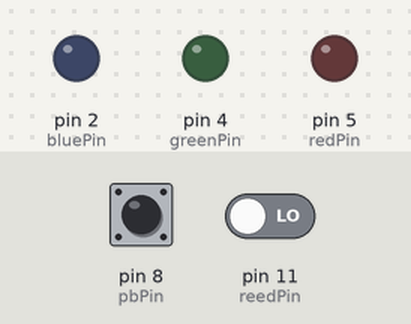
The sketch below on a simulated Arduino Uno, built with avr-gcc and run on an emulated ATmega328P. On the bench: output pins drawn as LEDs (lit = HIGH). Dashed ring = blinking. The inputs (shaded band) are chosen by the test bench; at power-on: pin 8 (pbPin) HIGH, pin 11 (reedPin) LOW.

Above: at 1.2 s.
1.3 s: pin 8 (pbPin) pulled LOW for 0.15 s
At 1.55 s:
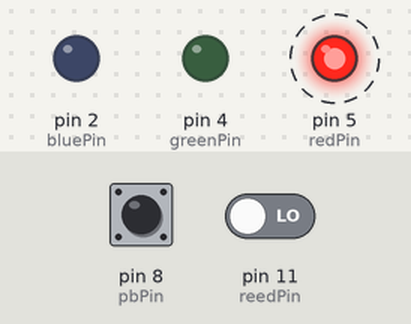
4.3 s: pin 8 (pbPin) pulled LOW for 3.2 s
At 6.75 s:
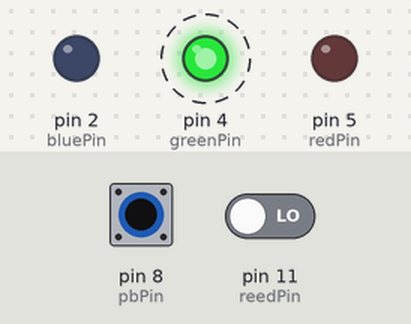
9.0 s: pin 11 (reedPin) driven HIGH
At 9.25 s:
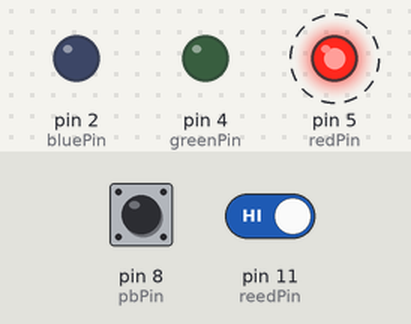
12.0 s: pin 11 (reedPin) driven LOW
At 12.0 s:
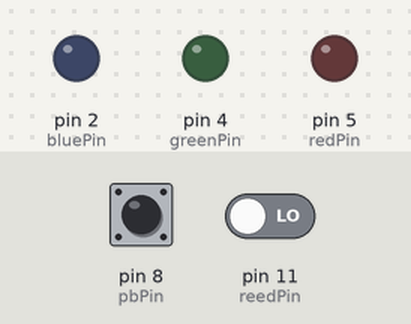
Timing chart, 0 to 14.5 s (numbered marks = the images above; inputs shaded):
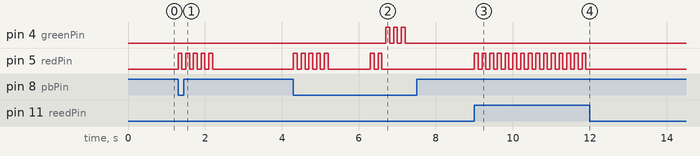

The sketch:

Lab_1_Actual.ino
```cpp
// Spencer Wondolowski
// Computer Organization Lab 1 Actually (Fall 2022)
// 9/20/2022
//
// Student ID number : 00704838
// Student ID in Morse -----|-----|--...|-----|....-|---..|...--|---..
//
// Dash = red
// Dot = green
//
// ------Parts------
//    Push Button
//    Tilt sensor
//    Reed Switch
//    Arduino Uno
//    Sensor Shield

int greenPin = 4;
int redPin = 5;
int bluePin = 2;

int pbPin = 8;

int reedPin = 11;

int press_num = 0;

int reed;
int press;

void setup() {
  pinMode(greenPin, OUTPUT);  // Green LED
  pinMode(redPin, OUTPUT);    // Red LED
  pinMode(bluePin, OUTPUT);   // Blue LED

  pinMode(pbPin, INPUT_PULLUP);

  pinMode(reedPin, INPUT);
}

// Code for the turning on and off of the led per color ----------------------------------------------------

void red(){
  digitalWrite(redPin, HIGH);
  digitalWrite(bluePin, LOW);
  digitalWrite(greenPin, LOW);
  delay(100);
  digitalWrite(redPin, LOW);
  digitalWrite(bluePin, LOW);
  digitalWrite(greenPin, LOW);
  delay(100);
}

void green(){
  digitalWrite(redPin, LOW);
  digitalWrite(bluePin, LOW);
  digitalWrite(greenPin, HIGH);
  delay(100);
  digitalWrite(redPin, LOW);
  digitalWrite(bluePin, LOW);
  digitalWrite(greenPin, LOW);
  delay(100);
}

void blue(){
  digitalWrite(redPin, LOW);
  digitalWrite(bluePin, HIGH);
  digitalWrite(greenPin, LOW);
  delay(1000);
}

// Variable for the morse code value per digit -----------------------------

void zero(){
  red();
  red();
  red();
  red();
  red();
  delay(1000);
}
void one(){
  green();
  red();
  red();
  red();
  red();
  delay(1000);
}
void two(){
  green();
  green();
  red();
  red();
  red();
  delay(1000);
}
void three(){
  green();
  green();
  green();
  red();
  red();
  delay(1000);
}
void four(){
  green();
  green();
  green();
  green();
  red();
  delay(1000);
}
void five(){
  green();
  green();
  green();
  green();
  green();
  delay(1000);
}
void six(){
  red();
  green();
  green();
  green();
  green();
  delay(1000);
}
void seven(){
  red();
  red();
  green();
  green();
  green();
  delay(1000);
}
void eight(){
  red();
  red();
  red();
  green();
  green();
  delay(1000);
}
void nine(){
  red();
  red();
  red();
  red();
  green();
  delay(1000);
}

void loop() {

  press = digitalRead(pbPin);
  reed = digitalRead(reedPin);

  if (press == LOW) {
    if (press_num == 0){
      zero();
      press_num += 1;
    }
    else if (press_num == 1){
      zero();
      press_num += 1;
    }
    else if (press_num == 2){
      seven();
      press_num += 1;
    }
    else if (press_num == 3){
      zero();
      press_num += 1;
    }
    else if (press_num == 4){
      four();
      press_num += 1;
    }
    else if (press_num == 5){
      eight();
      press_num += 1;
    }
    else if (press_num == 6){
      three();
      press_num += 1;
    }
    else if (press_num == 7){
      eight();
      press_num += 1;
    }
    else if (press_num == 8){
      red();
      green();
      blue();
    }

  }

  if(reed == HIGH){
    press_num = 0;
    red();
  }

}
```

Measured:
- after the input at 1.3 s, pin 5 (redPin): alternates HIGH for 0.10 s and LOW for 0.10 s, 10 changes in all, then stays LOW, starting at once
- after the input at 4.3 s, pin 4 (greenPin): alternates HIGH for 0.10 s and LOW for 0.10 s, 6 changes in all, then stays LOW, starting after 2.4 s; pin 5 (redPin): goes 4 × (HIGH 0.10 s, LOW 0.10 s), HIGH 0.10 s, LOW 1.1 s, HIGH 0.10 s, LOW 0.10 s, HIGH 0.10 s, then LOW, starting at once
- after the input at 9.0 s, pin 5 (redPin): alternates HIGH for 0.10 s and LOW for 0.10 s, starting at once
- after the input at 12.0 s, pin 5 (redPin): stops changing and stays LOW
